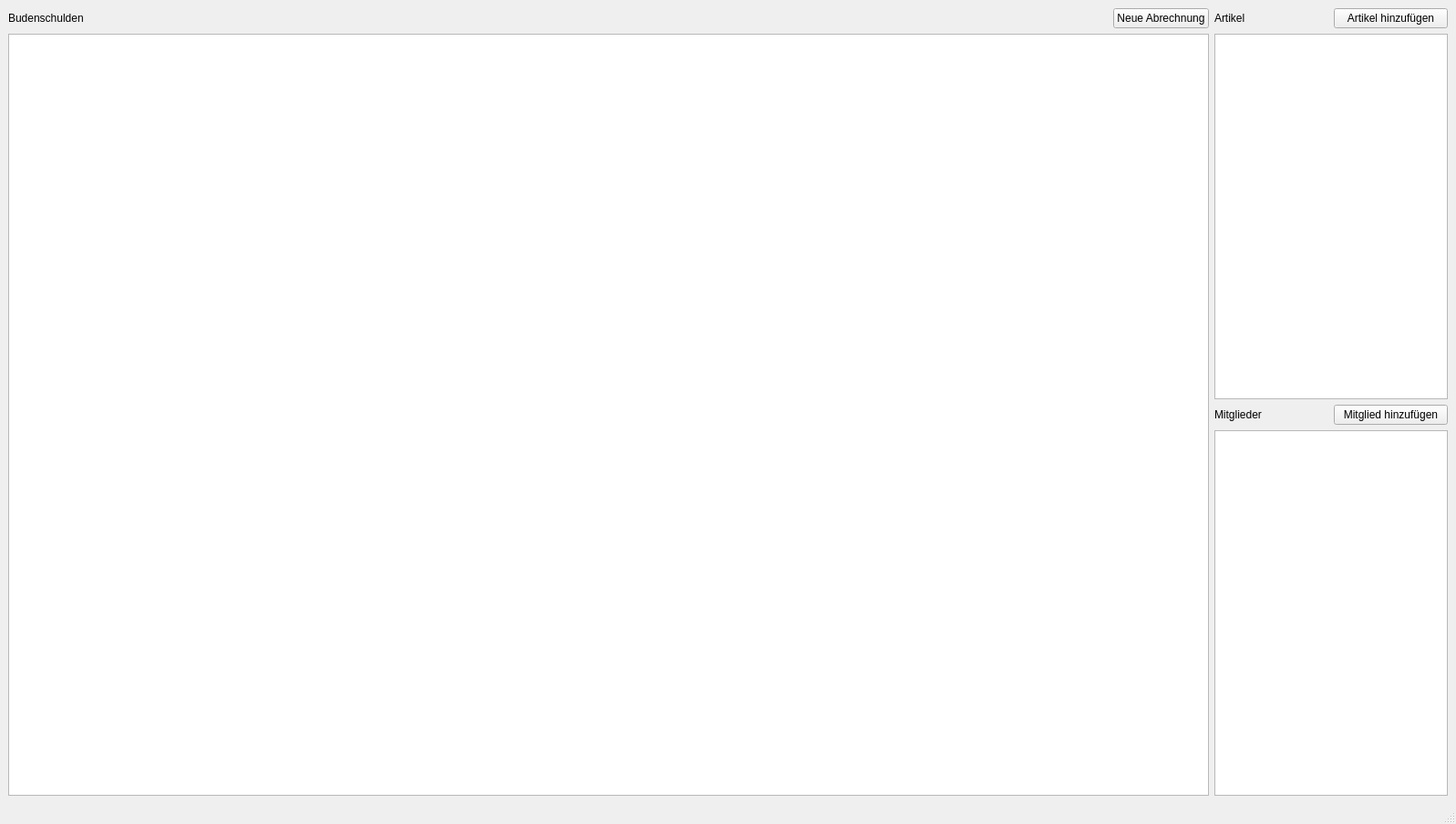
<?xml version="1.0" encoding="UTF-8"?>
<ui version="4.0">
 <class>MainWindow</class>
 <widget class="QMainWindow" name="MainWindow">
  <property name="geometry">
   <rect>
    <x>0</x>
    <y>0</y>
    <width>1597</width>
    <height>904</height>
   </rect>
  </property>
  <property name="windowTitle">
   <string>Abrechnungsprogramm</string>
  </property>
  <widget class="QWidget" name="centralwidget">
   <layout class="QVBoxLayout" name="verticalLayout">
    <item>
     <layout class="QGridLayout" name="gridLayout">
      <item row="2" column="0">
       <widget class="QTableWidget" name="tableWidget_consume"/>
      </item>
      <item row="2" column="1">
       <layout class="QVBoxLayout" name="verticalLayout_2">
        <item>
         <widget class="QTableWidget" name="tableWidget_items">
          <property name="sizePolicy">
           <sizepolicy hsizetype="Minimum" vsizetype="MinimumExpanding">
            <horstretch>0</horstretch>
            <verstretch>0</verstretch>
           </sizepolicy>
          </property>
          <property name="minimumSize">
           <size>
            <width>100</width>
            <height>100</height>
           </size>
          </property>
          <property name="columnCount">
           <number>0</number>
          </property>
         </widget>
        </item>
        <item>
         <layout class="QGridLayout" name="gridLayout_3">
          <item row="0" column="0">
           <widget class="QLabel" name="label_3">
            <property name="text">
             <string>Mitglieder</string>
            </property>
           </widget>
          </item>
          <item row="0" column="1">
           <widget class="QPushButton" name="btn_addMember">
            <property name="text">
             <string>Mitglied hinzufügen</string>
            </property>
           </widget>
          </item>
         </layout>
        </item>
        <item>
         <widget class="QTableWidget" name="tableWidget_member">
          <property name="sizePolicy">
           <sizepolicy hsizetype="Minimum" vsizetype="MinimumExpanding">
            <horstretch>0</horstretch>
            <verstretch>0</verstretch>
           </sizepolicy>
          </property>
         </widget>
        </item>
       </layout>
      </item>
      <item row="0" column="1">
       <layout class="QGridLayout" name="gridLayout_2">
        <item row="0" column="0">
         <widget class="QLabel" name="label_2">
          <property name="text">
           <string>Artikel</string>
          </property>
         </widget>
        </item>
        <item row="0" column="1">
         <widget class="QPushButton" name="btn_addItem">
          <property name="text">
           <string>Artikel hinzufügen</string>
          </property>
         </widget>
        </item>
       </layout>
      </item>
      <item row="0" column="0">
       <layout class="QGridLayout" name="gridLayout_5">
        <item row="0" column="0">
         <widget class="QLabel" name="label">
          <property name="text">
           <string>Budenschulden</string>
          </property>
         </widget>
        </item>
        <item row="0" column="1">
         <widget class="QPushButton" name="btn_newCalculation">
          <property name="sizePolicy">
           <sizepolicy hsizetype="Maximum" vsizetype="Fixed">
            <horstretch>0</horstretch>
            <verstretch>0</verstretch>
           </sizepolicy>
          </property>
          <property name="text">
           <string>Neue Abrechnung</string>
          </property>
         </widget>
        </item>
       </layout>
      </item>
     </layout>
    </item>
   </layout>
  </widget>
  <widget class="QStatusBar" name="statusbar"/>
 </widget>
 <resources/>
 <connections/>
</ui>
